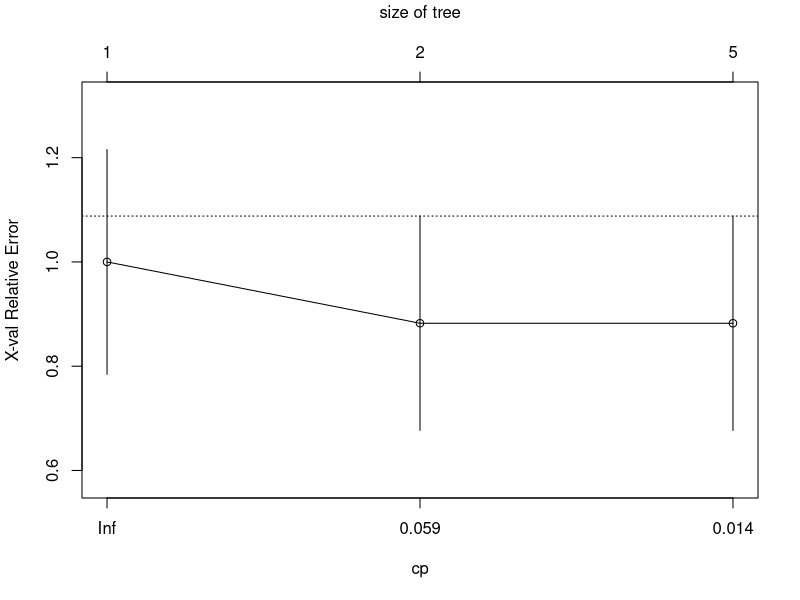
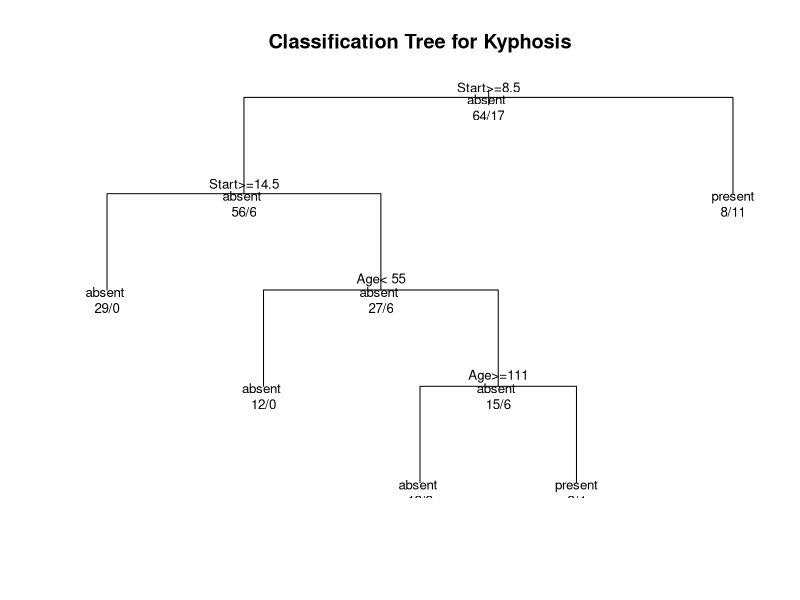

These figures' R source, in order: (Note: this script raises an error after producing the figures.)
## ---- chunk 1
knitr::opts_chunk$set(echo = FALSE)
## ---- chunk 2
library(rpart)
fit <- rpart(Kyphosis ~ Age + Number + Start,
   method="class", data=kyphosis)
## ---- chunk 3
printcp(fit) # display the results 
## ---- chunk 4
plotcp(fit) 
## ---- chunk 5
summary(fit)
## ---- chunk 6
# plot tree 
plot(fit, uniform=TRUE, 
   main="Classification Tree for Kyphosis")
text(fit, use.n=TRUE, all=TRUE, cex=.8)

# create attractive postscript plot of tree 
post(fit, file = "D:/Daten/GitHub/machine_learning/slides/figure/tree.ps", 
   title = "Classification Tree for Kyphosis")
## ---- chunk 7
library(party)
## ---- chunk 8
airq <- subset(airquality, !is.na(Ozone))
summary(airq$Temp)
## ---- chunk 9
library(party)
## ---- chunk 10
air.ct <- ctree(Ozone ~ ., data = airq, controls = ctree_control(maxsurrogate = 3))
## ---- chunk 11
plot(air.ct)
## ---- chunk 12
library(partykit)
## ---- chunk 13
airq <- subset(airquality, !is.na(Ozone))
airct <- ctree(Ozone ~ ., data = airq)
plot(airct, type = "simple")
## ---- chunk 14
library(rpart)
## ---- chunk 15
fit <- rpart(Kyphosis ~ Age + Number + Start,
   method="class", data=kyphosis)

printcp(fit) # display the results
plotcp(fit) # visualize cross-validation results
summary(fit) # detailed summary of splits
## ---- chunk 16
# plot tree
plot(fit, uniform=TRUE,
   main="Classification Tree for Kyphosis")
text(fit, use.n=TRUE, all=TRUE, cex=.8)
